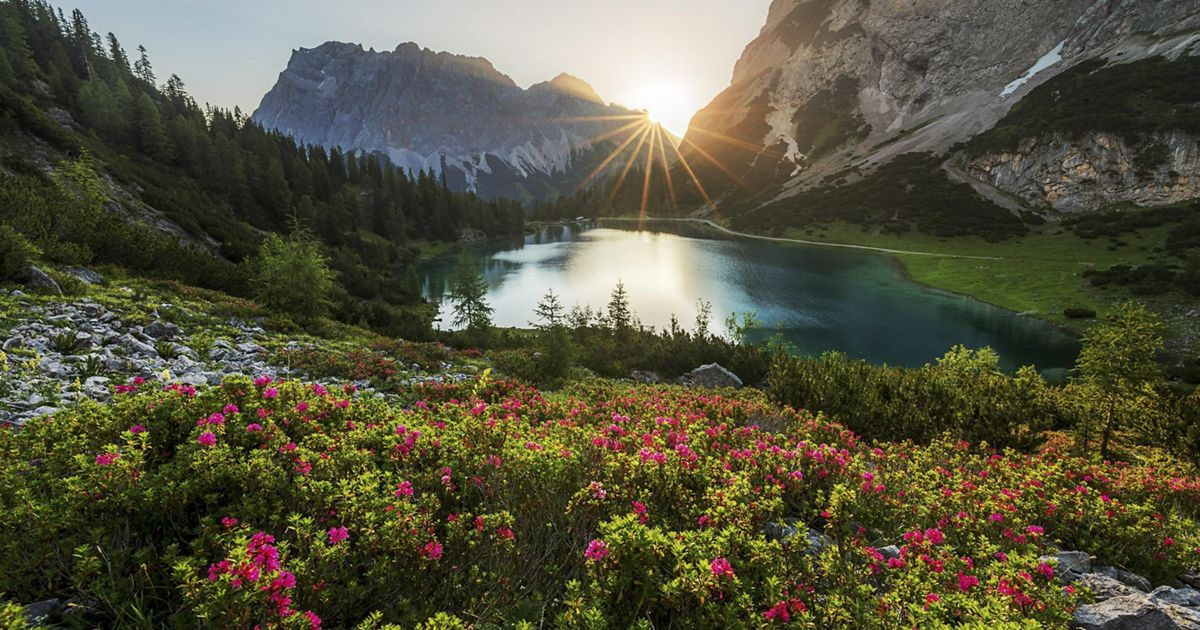
#> input picture testImage1.jpg, 1200 x 630 px
$ python -i main.py   (imports and definitions only)
#> lines starting #> are read from the running program, lines starting #| are printed output that depends on the picture
import json
import shutil
import time
from PIL import Image
import numpy as np
from reportlab.rl_settings import imageReaderFlags
from scipy.ndimage import gaussian_filter
import os
import threading
from multiprocessing import Pool, Queue, current_process
from threading import Lock

# [4 lines not run here, left out]

class ImageRegistry:
    # [54 lines left out: functions __init__, add_image, add_processed_image, mark_for_deletion, remove_image, not called in this run]

    def is_marked_for_deletion(self, image_id):
        with self.lock:
            return self.images.get(image_id, {}).get('delete_flag', False)

class TaskRegistry:
    # [20 lines left out: functions __init__, add_task, update_status, not called in this run]

# [1 line that did not run here, left out]
# [1 line that did not run here, left out]
exit_flag = False

# [7 lines left out: function messageHandler, not called in this run]

class CommandManager:
    def __init__(self, image_registry, task_registry):
        self.image_registry = image_registry
        self.task_registry = task_registry

    # [13 lines left out: function execute_command, not called in this run]

    def add(self, image_path):
        image_id = self.image_registry.add_image(image_path)

    # [86 lines left out: functions process_image, delete, list, describe, not called in this run]

    def exit(self):
        print("Exiting system...")

# [24 lines left out: functions load_JSON_file, load_image, save_image, not called in this run]

def grayscale(image_array):
    return np.mean(image_array[..., :3], axis=2).astype(np.uint8)

def gaussian_blur(image_array, sigma=1):
    red_channel = gaussian_filter(image_array[..., 0], sigma=sigma)
    green_channel = gaussian_filter(image_array[..., 1], sigma=sigma)
    blue_channel = gaussian_filter(image_array[..., 2], sigma=sigma)

    blurred_image = np.zeros_like(image_array)
    blurred_image[..., 0] = red_channel
    blurred_image[..., 1] = green_channel
    blurred_image[..., 2] = blue_channel

    if image_array.shape[-1] == 4:
        alpha_channel = image_array[..., 3]
        blurred_image[..., 3] = alpha_channel

    return np.clip(blurred_image, 0, 255).astype(np.uint8)

# [59 lines left out: functions adjust_brightness, run_multiprocessing_task, process_task, main, not called in this run]

# [2 lines not run here, left out]

>>> import cv2
>>> picture = cv2.imread('testImage1.jpg', cv2.IMREAD_GRAYSCALE)
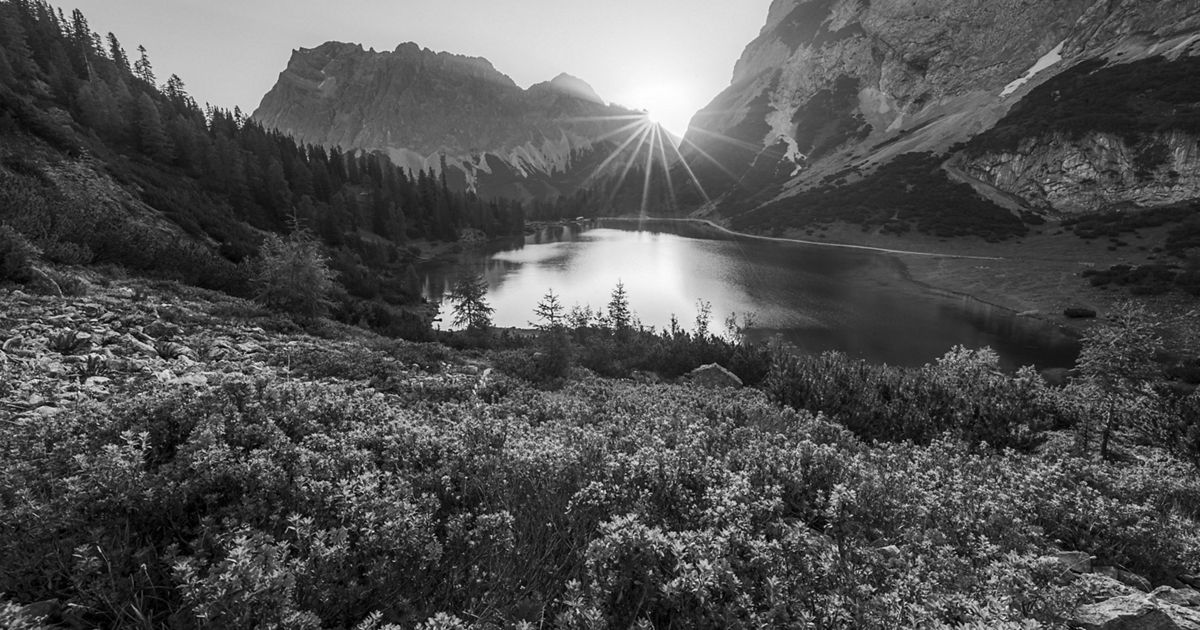
#> picture: shape (630, 1200); min 0, max 255, mean 81.7
>>> result = gaussian_blur(picture)
#> in gaussian_blur, `red_channel = gaussian_filter(image_array[..., 0], sigma=sigma)`: red_channel = 630 values, max 199 at index 377, min 6 at index 261, mean 54.98
#> in gaussian_blur, `green_channel = gaussian_filter(image_array[..., 1], sigma=sigma)`: green_channel = 630 values, max 193 at index 0, min 6 at index 261, mean 53.4
#> in gaussian_blur, `blue_channel = gaussian_filter(image_array[..., 2], sigma=sigma)`: blue_channel = 630 values, max 186 at index 353, min 7 at index 259, mean 52.4
#> in gaussian_blur, `blurred_image[..., 0] = red_channel`:
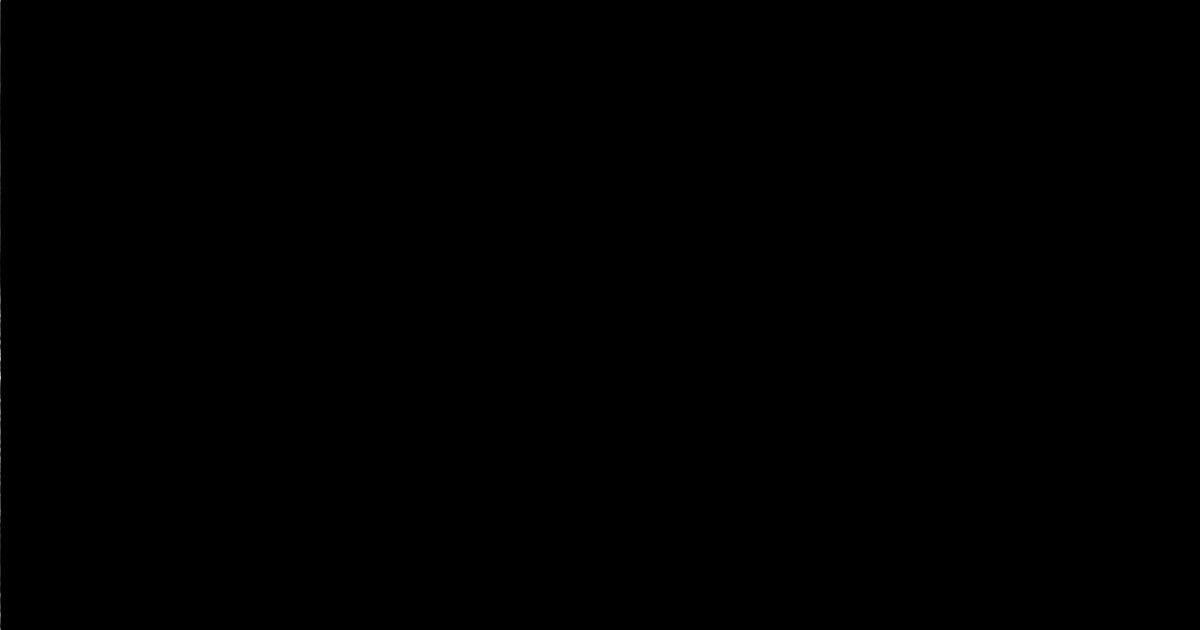
#> blurred_image: shape (630, 1200); min 0, max 199, mean 0
#> in gaussian_blur, `blurred_image[..., 2] = blue_channel`:
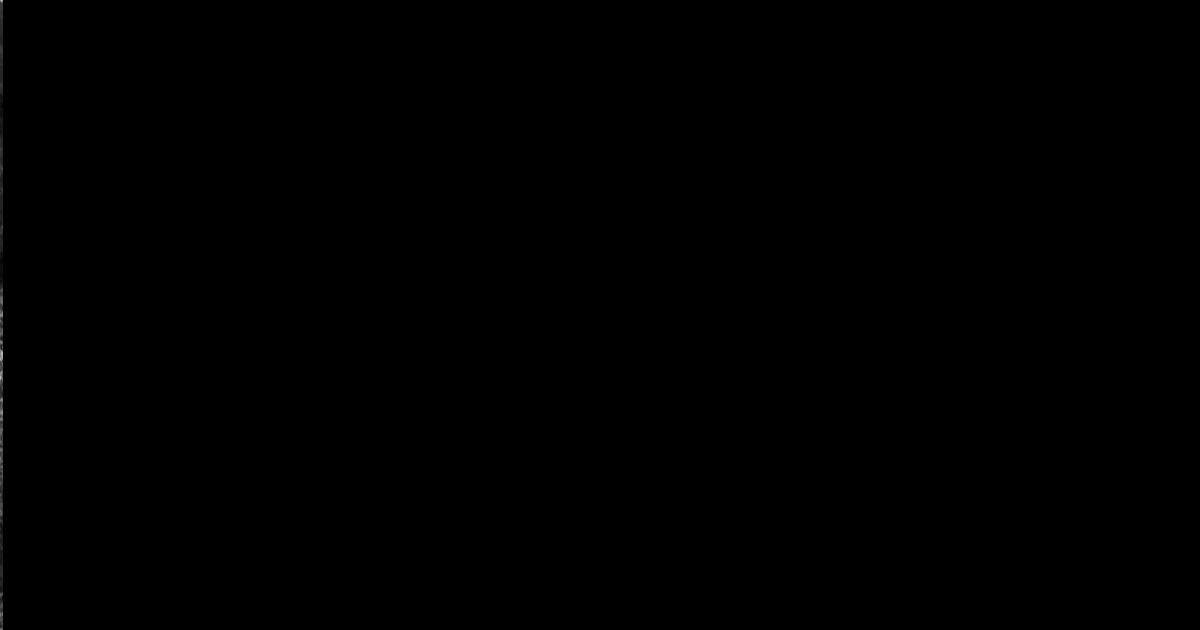
#> blurred_image: shape (630, 1200); min 0, max 199, mean 0.1
